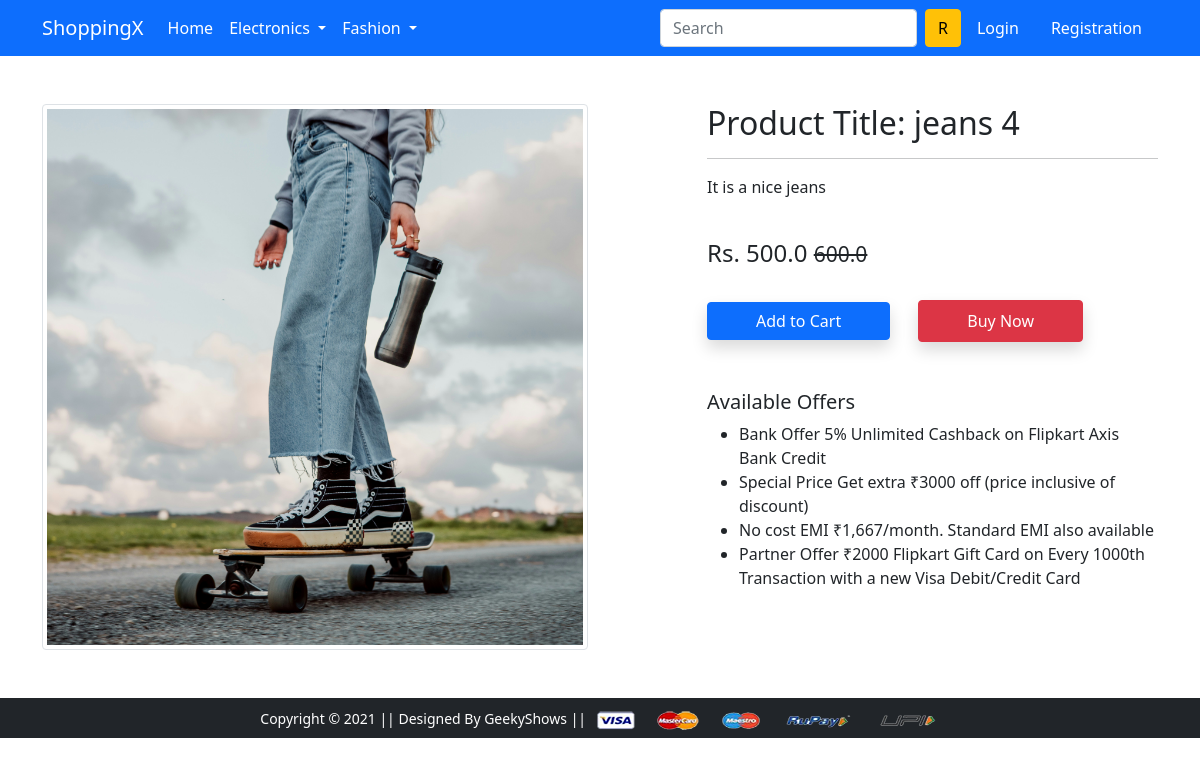
Page /product-detail/4 on the committed database.
### app/models.py (models this page shows, shortened)
class Product(models.Model):
    title = models.CharField(max_length=100)
    selling_price = models.FloatField()
    discounted_price = models.FloatField()
    description = models.TextField()
    brand = models.CharField(max_length=100)
    category = models.CharField(choices=CATEGORY_CHOICES, max_length=2)
    product_image = models.ImageField(upload_to='productimg')

### app/views.py (the view)
# urls.py: path('product-detail/<int:pk>', views.ProductDetailView.as_view(), name='product-detail'),
class ProductDetailView(View):
 def get(self, request, pk):
  product = Product.objects.get(pk=pk)
  item_already_in_cart = False
  if request.user.is_authenticated:
    item_already_in_cart = Cart.objects.filter(Q(product=product.id) & Q(user=request.user)).exists()
  return render(request, 'app/productdetail.html', {'product': product, 'item_already_in_cart':item_already_in_cart})

### app/templates/app/productdetail.html (shortened to what this page needs)
{% extends 'app/base.html' %}
{% load static %}
{% block main-content %}
<div class="container my-5">
 <div class="row">
  <div class="col-sm-6 text-center align-self-center">
   <img src="{{product.product_image.url}}" alt="img" class="img-fluid img-thumbnail">
  </div>
  <div class="col-sm-5 offset-sm-1">
   <h2>Product Title: {{product.title}}</h2>
   <hr>
   <p>{{product.description}}</p> <br>
   <h4>Rs. {{product.discounted_price}} <small class="fw-light text-decoration-line-through">{{product.selling_price}}</small></h4> <br>
    {% if not request.user.is_authenticated %}
     <form action="/add-to-cart" class="d-inline">
    <button type="submit" class="btn btn-primary shadow px-5">Add to Cart</button>
   </form>
   {% endif %}
   <a href="{% url 'checkout' %}" class="btn btn-danger shadow px-5 py-2 ms-4">Buy Now</a>
   <h5 class="mt-5">Available Offers</h5>
   <ul>
    <li>Bank Offer 5% Unlimited Cashback on Flipkart Axis Bank Credit</li>
    <li>Special Price Get extra ₹3000 off (price inclusive of discount)</li>
    <li>No cost EMI ₹1,667/month. Standard EMI also available</li>
    <li>Partner Offer ₹2000 Flipkart Gift Card on Every 1000th Transaction with a new Visa Debit/Credit Card</li>
   </ul>
  </div>
 </div>
</div>
{% endblock main-content %}

### rows in the picture
Product: product_image (picture), title "jeans 4", description "It is a nice jeans", discounted_price "500.0", selling_price "600.0"
